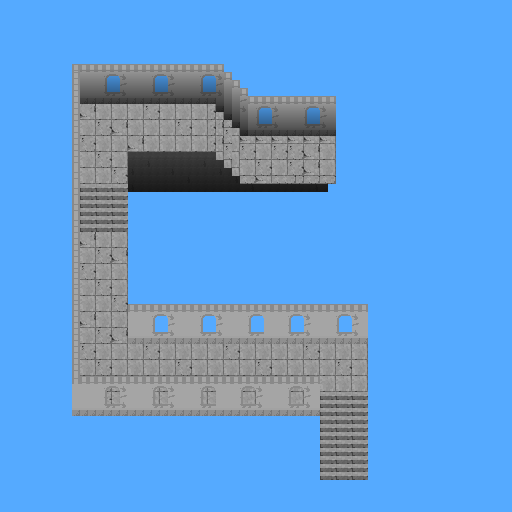

Below is a game level as drawn by its tile map, then a one-line description and the .tmx that defines it (tile-layer data replaced by summaries):
An orthogonal 64x64 tile map with 8x8 px tiles, 3 tile layers (Base, Shadow, ForgroundWalls) and 13 objects (Chest, Door).

<map version="1.0" tiledversion="2017.09.13" orientation="orthogonal" renderorder="right-down" width="64" height="64" tilewidth="8" tileheight="8" infinite="0" backgroundcolor="#55aaff" nextobjectid="26">
 <properties>
  <property name="Sky" value="true" />
 </properties>
 <tileset firstgid="1" name="dungeon_tiles" tilewidth="8" tileheight="8" tilecount="4096" columns="64">
  <image source="../dungeon_tiles.png" width="512" height="512" />
 </tileset>
 <layer name="Base" width="64" height="64">
  <properties>
   <property name="layer" value="0.2" />
  </properties>
  <data>[4096 cells, 1137 non-empty, 40 distinct tile ids]</data>
 </layer>
 <layer name="Shadow" width="64" height="64">
  <properties>
   <property name="layer" value="0.21" />
  </properties>
  <data>[4096 cells, 239 non-empty, 6 distinct tile ids]</data>
 </layer>
 <layer name="ForgroundWalls" width="64" height="64">
  <properties>
   <property name="layer" value="0.41" />
  </properties>
  <data>[4096 cells, 154 non-empty, 22 distinct tile ids]</data>
 </layer>
 <objectgroup name="Entities">
  <object id="22" name="Chest" type="Chest" x="144" y="120" width="16" height="16" />
  <object id="24" type="Door" x="320" y="136" width="16" height="48">
   <properties>
    <property name="Door" value="123123 123123 132" />
   </properties>
  </object>
 </objectgroup>
 <objectgroup name="Solids">
  <object id="10" x="128" y="152" width="88" height="80" />
  <object id="11" x="72" y="64" width="8" height="168" />
  <object id="12" x="80" y="64" width="136" height="40" />
  <object id="13" x="240" y="96" width="88" height="40" />
  <object id="14" x="216" y="184" width="112" height="8" />
  <object id="15" x="216" y="160">
   <polyline points="0,0 24,24" />
  </object>
  <object id="17" x="72" y="408" width="248" height="8" />
  <object id="18" x="72" y="232" width="8" height="176" />
  <object id="19" x="128" y="232" width="240" height="112" />
  <object id="20" x="216" y="104.545">
   <polyline points="0,0 24,23.4545" />
  </object>
  <object id="21" x="216" y="64">
   <polyline points="0,0 24,32" />
  </object>
 </objectgroup>
</map>
